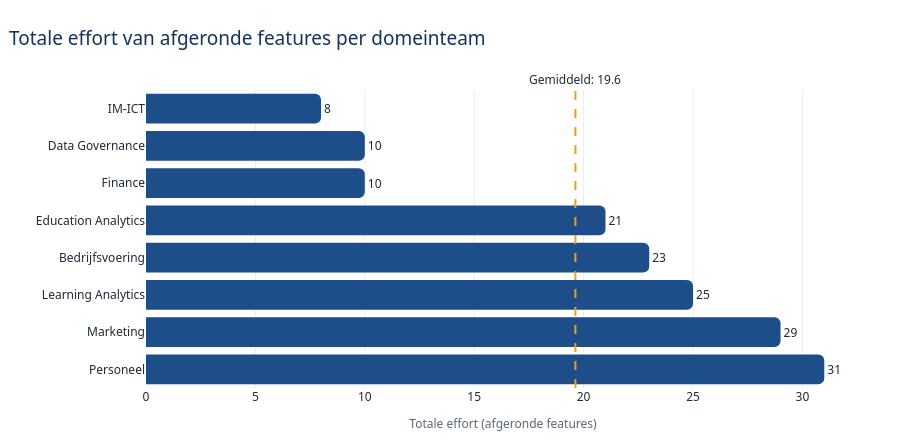

This figure's notebook cell:
### Code cell
# Chart 5: summed closed effort per domain team (excl. D&A-internal).
effort_by_area = (
    domain_features.dropna(subset=["Effort"])
    .groupby("Area", as_index=False)["Effort"]
    .sum()
    .sort_values("Effort")
)
effort_area_order = effort_by_area["Area"].tolist()
effort_area_mean = effort_by_area["Effort"].mean()

fig_effort_area = px.bar(
    effort_by_area,
    x="Effort",
    y="Area",
    orientation="h",
    text="Effort",
    category_orders={"Area": effort_area_order},
    color_discrete_sequence=[DOMAIN_COLOR],
    template=TEMPLATE,
    title="Totale effort van afgeronde features per domeinteam",
)
fig_effort_area.update_traces(
    texttemplate="%{x:.0f}",
    textposition="outside",
    cliponaxis=False,
    hovertemplate="%{y}<br>Totale effort: %{x:.0f}<extra></extra>",
)
fig_effort_area.add_vline(
    x=effort_area_mean,
    line_dash="dash",
    line_color="#f59e0b",
    annotation_text=f"Gemiddeld: {effort_area_mean:.1f}",
    annotation_position="top",
)
fig_effort_area.update_layout(
    **CHART_STYLE,
    height=max(440, len(effort_area_order) * 34 + 150),
    xaxis_title="Totale effort (afgeronde features)",
    yaxis_title="",
    showlegend=False,
)
fig_effort_area.show()

### Figure 1 — Plotly figure (JSON) as saved in the notebook; plotly's stock layout.template omitted (floating-point values rounded to 4 significant figures)
{"data": [{"cliponaxis": false, "hovertemplate": "%{y}<br>Totale effort: %{x:.0f}<extra></extra>", "legendgroup": "", "marker": {"color": "#1d4e89", "pattern": {"shape": ""}}, "name": "", "orientation": "h", "showlegend": false, "text": [8.0, 10.0, 10.0, 21.0, 23.0, 25.0, 29.0, 31.0], "textposition": "outside", "texttemplate": "%{x:.0f}", "type": "bar", "x": [8.0, 10.0, 10.0, 21.0, 23.0, 25.0, 29.0, 31.0], "xaxis": "x", "y": ["IM-ICT", "Data Governance", "Finance", "Education Analytics", "Bedrijfsvoering", "Learning Analytics", "Marketing", "Personeel"], "yaxis": "y"}], "layout": {"annotations": [{"showarrow": false, "text": "Gemiddeld: 19.6", "x": 19.62, "xanchor": "center", "xref": "x", "y": 1, "yanchor": "bottom", "yref": "y domain"}], "barmode": "relative", "font": {"color": "#1f2a37", "family": "Segoe UI, sans-serif"}, "height": 440, "legend": {"tracegroupgap": 0}, "margin": {"b": 40, "l": 30, "r": 40, "t": 90}, "paper_bgcolor": "rgba(0,0,0,0)", "plot_bgcolor": "rgba(0,0,0,0)", "shapes": [{"line": {"color": "#f59e0b", "dash": "dash"}, "type": "line", "x0": 19.62, "x1": 19.62, "xref": "x", "y0": 0, "y1": 1, "yref": "y domain"}], "showlegend": false, "title": {"text": "Totale effort van afgeronde features per domeinteam"}, "xaxis": {"anchor": "y", "domain": [0, 1], "title": {"text": "Totale effort (afgeronde features)"}}, "yaxis": {"anchor": "x", "categoryarray": ["Personeel", "Marketing", "Learning Analytics", "Bedrijfsvoering", "Education Analytics", "Finance", "Data Governance", "IM-ICT"], "categoryorder": "array", "domain": [0, 1], "title": {"text": ""}}}}
